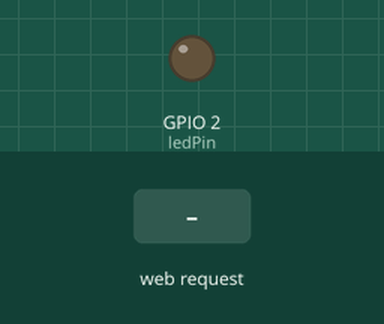
The sketch below on a simulated ESP8266 (NodeMCU). On the bench: output pins drawn as LEDs (lit = HIGH). The test bench sets the inputs (shaded band). WiFi joins after 1.5 s; servers stay silent unless stated; what the sketch prints to the serial monitor is not drawn.

Above: at 3.2 s.
3.3 s: HTTP request GET /toggle received
At 3.8 s:
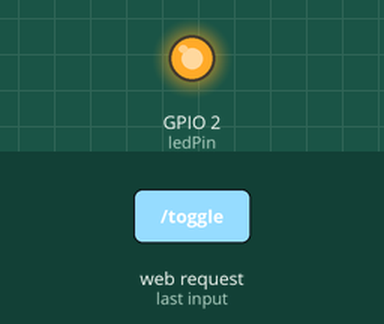
Timing chart, 0 to 6.3 s (numbered marks = the images above; inputs shaded):
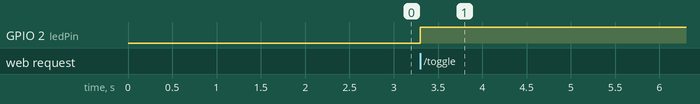

Measured:
- after the input at 3.3 s, GPIO 2 (ledPin): LOW → HIGH at once

The sketch:

MinesignalESP8266.ino
```cpp
#include <ESP8266WiFi.h>
#include <ESP8266WebServer.h>

const char* ssid = "YOUR_WIFI_SSID";
const char* password = "YOUR_WIFI_PASSWD";

ESP8266WebServer server(80);

const int ledPin = 2; // GPIO2 on ESP8266

void setup() {
  Serial.begin(115200);
  pinMode(ledPin, OUTPUT);

  WiFi.begin(ssid, password);
  while (WiFi.status() != WL_CONNECTED) {
    delay(1000);
    Serial.println("Connecting to WiFi...");
  }
  Serial.println("Connected to WiFi");

  server.on("/toggle", HTTP_GET, handleToggle);
  server.begin();
  Serial.println("HTTP server started");
  Serial.println(WiFi.localIP());
}

void loop() {
  server.handleClient();
}

void handleToggle() {
  digitalWrite(ledPin, !digitalRead(ledPin));
  server.send(200, "text/plain", "LED toggled");
}
```
